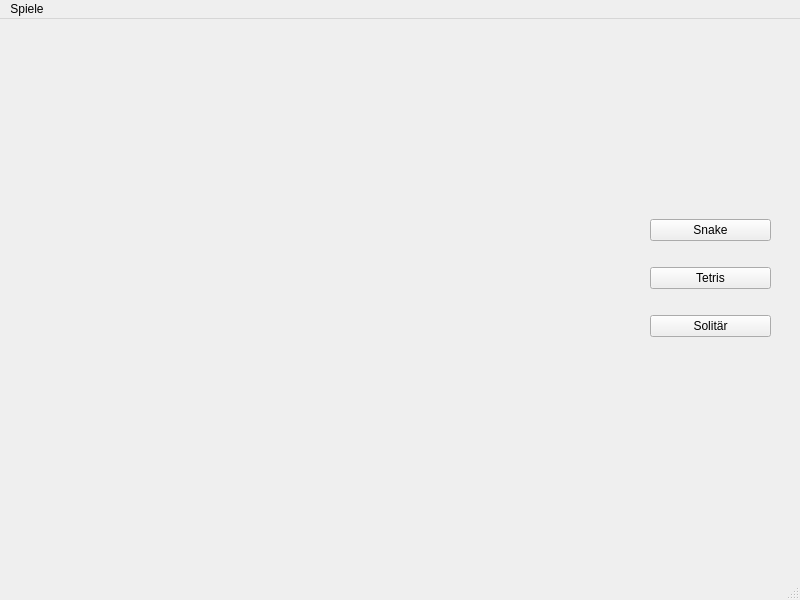
<?xml version="1.0" encoding="UTF-8"?>
<ui version="4.0">
 <class>MainWindow</class>
 <widget class="QMainWindow" name="MainWindow">
  <property name="geometry">
   <rect>
    <x>0</x>
    <y>0</y>
    <width>800</width>
    <height>600</height>
   </rect>
  </property>
  <property name="windowTitle">
   <string>MainWindow</string>
  </property>
  <widget class="QWidget" name="centralwidget">
   <widget class="QWidget" name="verticalLayoutWidget">
    <property name="geometry">
     <rect>
      <x>650</x>
      <y>180</y>
      <width>121</width>
      <height>161</height>
     </rect>
    </property>
    <layout class="QVBoxLayout" name="verticalLayout">
     <item>
      <widget class="QPushButton" name="Snake">
       <property name="text">
        <string>Snake</string>
       </property>
      </widget>
     </item>
     <item>
      <widget class="QPushButton" name="Tetris">
       <property name="text">
        <string>Tetris</string>
       </property>
      </widget>
     </item>
     <item>
      <widget class="QPushButton" name="Solitaer">
       <property name="text">
        <string>Solitär</string>
       </property>
      </widget>
     </item>
    </layout>
   </widget>
  </widget>
  <widget class="QMenuBar" name="menubar">
   <property name="geometry">
    <rect>
     <x>0</x>
     <y>0</y>
     <width>800</width>
     <height>21</height>
    </rect>
   </property>
   <property name="defaultUp">
    <bool>true</bool>
   </property>
   <widget class="QMenu" name="menuSpiele">
    <property name="title">
     <string>Spiele</string>
    </property>
   </widget>
   <addaction name="menuSpiele"/>
  </widget>
  <widget class="QStatusBar" name="statusbar"/>
 </widget>
 <resources/>
 <connections/>
</ui>
